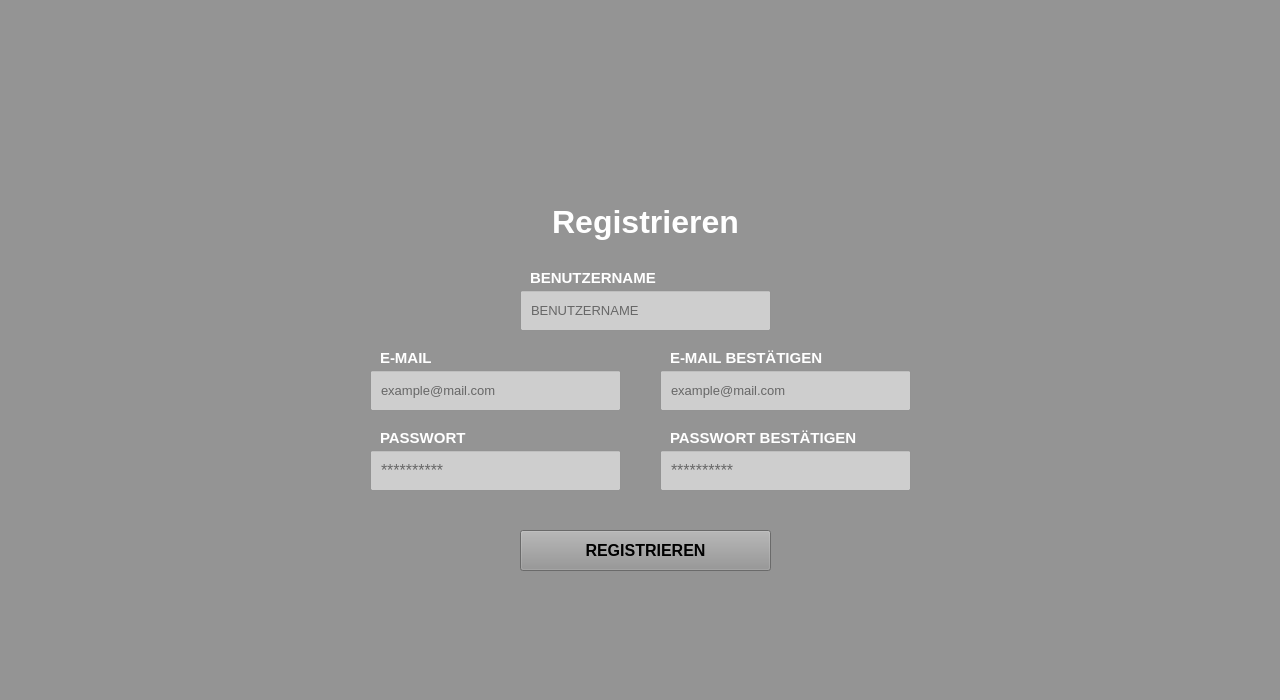
<?xml version="1.0" encoding="UTF-8"?>
<ui version="4.0">
 <class>RegisterPage</class>
 <widget class="QWidget" name="RegisterPage">
  <property name="geometry">
   <rect>
    <x>0</x>
    <y>0</y>
    <width>1280</width>
    <height>700</height>
   </rect>
  </property>
  <property name="windowTitle">
   <string>Form</string>
  </property>
  <property name="styleSheet">
   <string notr="true">background-color: rgb(148, 148, 148);</string>
  </property>
  <widget class="QLabel" name="register_password_label">
   <property name="geometry">
    <rect>
     <x>380</x>
     <y>430</y>
     <width>241</width>
     <height>16</height>
    </rect>
   </property>
   <property name="font">
    <font>
     <pointsize>11</pointsize>
     <bold>true</bold>
    </font>
   </property>
   <property name="styleSheet">
    <string notr="true">color: rgb(255, 255, 255);</string>
   </property>
   <property name="text">
    <string>PASSWORT</string>
   </property>
  </widget>
  <widget class="QLabel" name="register_name_label">
   <property name="geometry">
    <rect>
     <x>530</x>
     <y>270</y>
     <width>241</width>
     <height>16</height>
    </rect>
   </property>
   <property name="font">
    <font>
     <pointsize>11</pointsize>
     <bold>true</bold>
    </font>
   </property>
   <property name="styleSheet">
    <string notr="true">color: rgb(255, 255, 255);</string>
   </property>
   <property name="text">
    <string>BENUTZERNAME</string>
   </property>
  </widget>
  <widget class="QLabel" name="register_email_confirm_label">
   <property name="geometry">
    <rect>
     <x>670</x>
     <y>350</y>
     <width>241</width>
     <height>16</height>
    </rect>
   </property>
   <property name="font">
    <font>
     <pointsize>11</pointsize>
     <bold>true</bold>
    </font>
   </property>
   <property name="styleSheet">
    <string notr="true">color: rgb(255, 255, 255);</string>
   </property>
   <property name="text">
    <string>E-MAIL BESTÄTIGEN</string>
   </property>
  </widget>
  <widget class="QLabel" name="label_2">
   <property name="geometry">
    <rect>
     <x>445</x>
     <y>110</y>
     <width>401</width>
     <height>95</height>
    </rect>
   </property>
   <property name="text">
    <string/>
   </property>
   <property name="pixmap">
    <pixmap resource="../img/resources.qrc">:/logo/logo.png</pixmap>
   </property>
  </widget>
  <widget class="QLineEdit" name="register_name">
   <property name="geometry">
    <rect>
     <x>520</x>
     <y>290</y>
     <width>251</width>
     <height>41</height>
    </rect>
   </property>
   <property name="font">
    <font>
     <pointsize>10</pointsize>
    </font>
   </property>
   <property name="toolTip">
    <string>Deine E-Mailadresse</string>
   </property>
   <property name="styleSheet">
    <string notr="true">padding-left: 8px;
background-color: rgb(206, 206, 206);</string>
   </property>
   <property name="text">
    <string/>
   </property>
   <property name="placeholderText">
    <string>BENUTZERNAME</string>
   </property>
  </widget>
  <widget class="QLabel" name="register_email_label">
   <property name="geometry">
    <rect>
     <x>380</x>
     <y>350</y>
     <width>241</width>
     <height>16</height>
    </rect>
   </property>
   <property name="font">
    <font>
     <pointsize>11</pointsize>
     <bold>true</bold>
    </font>
   </property>
   <property name="styleSheet">
    <string notr="true">color: rgb(255, 255, 255);</string>
   </property>
   <property name="text">
    <string>E-MAIL</string>
   </property>
  </widget>
  <widget class="QLabel" name="register_subtitle">
   <property name="geometry">
    <rect>
     <x>360</x>
     <y>196</y>
     <width>571</width>
     <height>51</height>
    </rect>
   </property>
   <property name="font">
    <font>
     <pointsize>24</pointsize>
     <bold>true</bold>
    </font>
   </property>
   <property name="styleSheet">
    <string notr="true">background-color: transparent;
color: rgb(255, 255, 255);</string>
   </property>
   <property name="text">
    <string>Registrieren</string>
   </property>
   <property name="alignment">
    <set>Qt::AlignmentFlag::AlignCenter</set>
   </property>
  </widget>
  <widget class="QLineEdit" name="register_password">
   <property name="geometry">
    <rect>
     <x>370</x>
     <y>450</y>
     <width>251</width>
     <height>41</height>
    </rect>
   </property>
   <property name="font">
    <font>
     <pointsize>12</pointsize>
    </font>
   </property>
   <property name="toolTip">
    <string>Dein persönliches Passwort</string>
   </property>
   <property name="styleSheet">
    <string notr="true">padding-left: 8px;
background-color: rgb(206, 206, 206);</string>
   </property>
   <property name="text">
    <string/>
   </property>
   <property name="echoMode">
    <enum>QLineEdit::EchoMode::PasswordEchoOnEdit</enum>
   </property>
   <property name="placeholderText">
    <string>**********</string>
   </property>
  </widget>
  <widget class="QPushButton" name="register_pB_register">
   <property name="geometry">
    <rect>
     <x>520</x>
     <y>530</y>
     <width>251</width>
     <height>41</height>
    </rect>
   </property>
   <property name="font">
    <font>
     <pointsize>12</pointsize>
     <bold>true</bold>
    </font>
   </property>
   <property name="text">
    <string>REGISTRIEREN</string>
   </property>
  </widget>
  <widget class="QLabel" name="register_password_confirm_label">
   <property name="geometry">
    <rect>
     <x>670</x>
     <y>430</y>
     <width>241</width>
     <height>16</height>
    </rect>
   </property>
   <property name="font">
    <font>
     <pointsize>11</pointsize>
     <bold>true</bold>
    </font>
   </property>
   <property name="styleSheet">
    <string notr="true">color: rgb(255, 255, 255);</string>
   </property>
   <property name="text">
    <string>PASSWORT BESTÄTIGEN</string>
   </property>
  </widget>
  <widget class="QLineEdit" name="register_email_confirm">
   <property name="geometry">
    <rect>
     <x>660</x>
     <y>370</y>
     <width>251</width>
     <height>41</height>
    </rect>
   </property>
   <property name="font">
    <font>
     <pointsize>10</pointsize>
    </font>
   </property>
   <property name="toolTip">
    <string>Deine E-Mailadresse</string>
   </property>
   <property name="styleSheet">
    <string notr="true">padding-left: 8px;
background-color: rgb(206, 206, 206);</string>
   </property>
   <property name="text">
    <string/>
   </property>
   <property name="placeholderText">
    <string>example@mail.com</string>
   </property>
  </widget>
  <widget class="QLineEdit" name="register_password_confirm">
   <property name="geometry">
    <rect>
     <x>660</x>
     <y>450</y>
     <width>251</width>
     <height>41</height>
    </rect>
   </property>
   <property name="font">
    <font>
     <pointsize>12</pointsize>
    </font>
   </property>
   <property name="toolTip">
    <string>Dein persönliches Passwort</string>
   </property>
   <property name="styleSheet">
    <string notr="true">padding-left: 8px;
background-color: rgb(206, 206, 206);</string>
   </property>
   <property name="text">
    <string/>
   </property>
   <property name="echoMode">
    <enum>QLineEdit::EchoMode::PasswordEchoOnEdit</enum>
   </property>
   <property name="placeholderText">
    <string>**********</string>
   </property>
  </widget>
  <widget class="QLineEdit" name="register_email">
   <property name="geometry">
    <rect>
     <x>370</x>
     <y>370</y>
     <width>251</width>
     <height>41</height>
    </rect>
   </property>
   <property name="font">
    <font>
     <pointsize>10</pointsize>
    </font>
   </property>
   <property name="toolTip">
    <string>Deine E-Mailadresse</string>
   </property>
   <property name="styleSheet">
    <string notr="true">padding-left: 8px;
background-color: rgb(206, 206, 206);</string>
   </property>
   <property name="text">
    <string/>
   </property>
   <property name="placeholderText">
    <string>example@mail.com</string>
   </property>
  </widget>
  <zorder>register_password_label</zorder>
  <zorder>register_name_label</zorder>
  <zorder>register_email_confirm_label</zorder>
  <zorder>register_name</zorder>
  <zorder>register_email_label</zorder>
  <zorder>register_subtitle</zorder>
  <zorder>register_password</zorder>
  <zorder>register_pB_register</zorder>
  <zorder>register_password_confirm_label</zorder>
  <zorder>register_email_confirm</zorder>
  <zorder>register_password_confirm</zorder>
  <zorder>register_email</zorder>
  <zorder>label_2</zorder>
 </widget>
 <resources>
  <include location="../img/resources.qrc"/>
 </resources>
 <connections/>
</ui>
